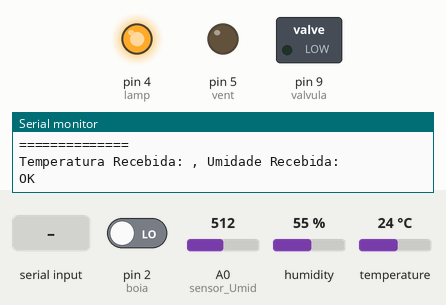
This sketch was run on a simulated Arduino Mega 2560, built with avr-gcc and run on an emulated ATmega2560. Parts: switched loads named in the sketch (green lamp = pin HIGH), output pins drawn as LEDs (lit = HIGH), the last lines printed to the serial monitor. The test bench sets the inputs (shaded band); at power-on: A0 (sensor_Umid) = 512, pin 2 (boia) LOW, humidity 55 %, temperature 24 °C.

Above: at 1.2 s.
1.3 s: "umidade: 90\n" received over the second serial link
At 3.3 s:
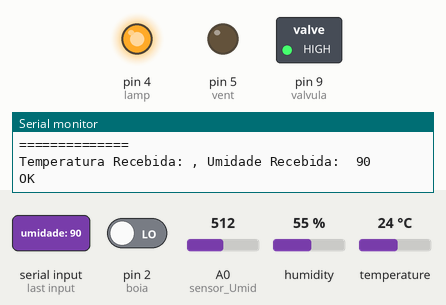
7.6 s: A0 (sensor_Umid) set to 908
13.6 s: A0 (sensor_Umid) set to 928
At 15.4 s:
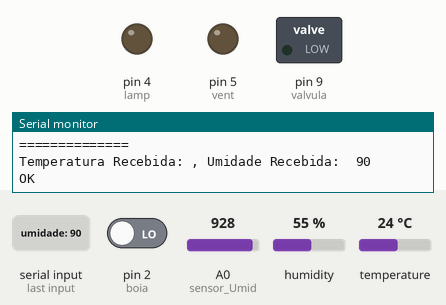
15.7 s: A0 (sensor_Umid) set to 900
At 16.8 s:
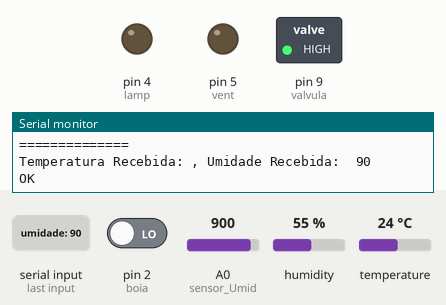
17.7 s: A0 (sensor_Umid) set to 1023
At 19.4 s:
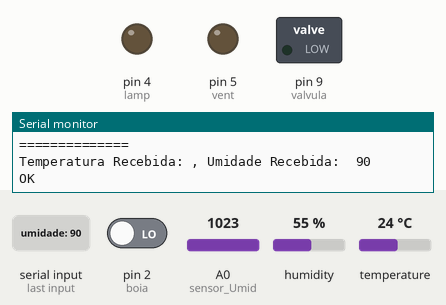
Timing chart, 0 to 20.8 s (numbered marks = the images above; inputs shaded):
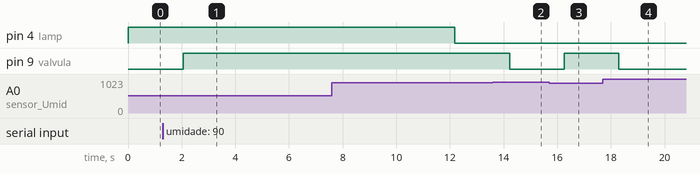

The sketch:

codigo_Arduino.ino
```cpp
#include "DHT.h"

// Variáveis de recebimento de dados da Porta Serial
static String umid_Recebida = "";
static float umid_Ideal = 0.0;

static String temp_Recebido = "";
static float tempe_Ideal = 0.0;

// Sensor de UMIDADE
int sensor_Umid = A0;

// Sensor de Temperatura
#define DHTPIN 7
#define DHTTYPE DHT11
DHT dht(DHTPIN, DHTTYPE);

int lamp = 4;
int valvula = 9;
int vent = 5;
int boia = 2;

void setup() {
  Serial.begin(115200);
  Serial3.begin(115200);


  pinMode(boia, INPUT);
  pinMode(sensor_Umid, INPUT);
  pinMode(lamp, OUTPUT);
  pinMode(valvula, OUTPUT);
  pinMode(vent, OUTPUT);
  dht.begin();

  digitalWrite(lamp, HIGH);

  while (!Serial) {
    ; // Aguardar pela conexão
  }
}

void loop() {
  ReceberDados();
  Controle();
  ControleLampada();
}

void ReceberDados() {
  while (Serial3.available()) {
    String dados = Serial3.readStringUntil('\n');

    if (dados.startsWith("umidade: ")) {
      umid_Recebida = dados.substring(8);
      umid_Ideal = umid_Recebida.toFloat();
    }

    if (dados.startsWith("temperatura: ")) {
      temp_Recebido = dados.substring(12);
      tempe_Ideal = temp_Recebido.toFloat();
    }
  }

  if (umid_Recebida != "" && temp_Recebido != "") {
    Serial.print("Umidade Ideal Recebida: ");
    Serial.println(umid_Ideal);
    Serial.print("Temperatura Ideal Recebida: ");
    Serial.println(tempe_Ideal);
    umid_Recebida = "";
    temp_Recebido = "";
  } else {
    Serial.println("Dados recebidos inválidos ou incompletos.");
  }
}

void Controle() {
  // Variáveis Medidoras
  float nv_Umidade = analogRead(sensor_Umid);
  float Umidade_Atual = map(nv_Umidade, 0, 1023, 0, 100);
  float tempe_Atual = dht.readTemperature();

  int Nivel_Agua = digitalRead(boia);

    Serial.print("Temperatura Atual: ");
    Serial.print(tempe_Atual);
    Serial.print(", Umidade Atual: ");
    Serial.println(Umidade_Atual);


  Serial.println("==============");
  Serial.print("Temperatura Recebida: ");
  Serial.print(temp_Recebido);
  Serial.print(", Umidade Recebida: ");
  Serial.println(umid_Recebida);

  if (Nivel_Agua == HIGH){
    Serial.println("Baixo/Vazio");
  }

  else{
    Serial.println("OK");
  }

  EnviarDadosParaESP(Umidade_Atual, tempe_Atual);

  // Controle da Válvula
  if (Umidade_Atual < umid_Ideal) {
    digitalWrite(valvula, HIGH);
  } else {
    digitalWrite(valvula, LOW);
  }

  // Controle da Ventoinha
  if (tempe_Atual > tempe_Ideal) {
    digitalWrite(vent, LOW);
  } else {
    digitalWrite(vent, HIGH);
  }

  delay(2000); // Espera 2 segundos antes de fazer outra leitura
}

void EnviarDadosParaESP(float umidade, float temperatura) {
  int Nivel_Agua = digitalRead(boia);
  String nivelAguaStatus = (Nivel_Agua == HIGH) ? "Baixo/Vazio" : "OK";

  // Envio dos dados para o ESP8266
  Serial3.print("temperatura: ");
  Serial3.println(temperatura);
  Serial3.print("umidade: ");
  Serial3.println(umidade);
  Serial3.print("nivelAgua: ");
  Serial3.println(nivelAguaStatus);

}


void ControleLampada() {
  static unsigned long lastLampChange = 0;
  unsigned long currentMillis = millis();

  if (currentMillis - lastLampChange >= 12 * 60 * 60 * 1000) { // 12 horas
    if (digitalRead(lamp) == HIGH) {
      digitalWrite(lamp, LOW);
    } else {
      digitalWrite(lamp, HIGH);
    }
    lastLampChange = currentMillis;
  }
}
```

Measured:
- the behaviour switches between 920 and 921 on A0 (sensor_Umid) (found by bisection; images 1 and 2)
- after the input at 1.3 s, pin 9 (valvula): LOW → HIGH after 0.76 s
- after the input at 13.6 s, pin 9 (valvula): HIGH → LOW after 0.64 s
- after the input at 15.7 s, pin 9 (valvula): LOW → HIGH after 0.57 s
- after the input at 17.7 s, pin 9 (valvula): HIGH → LOW after 0.60 s
